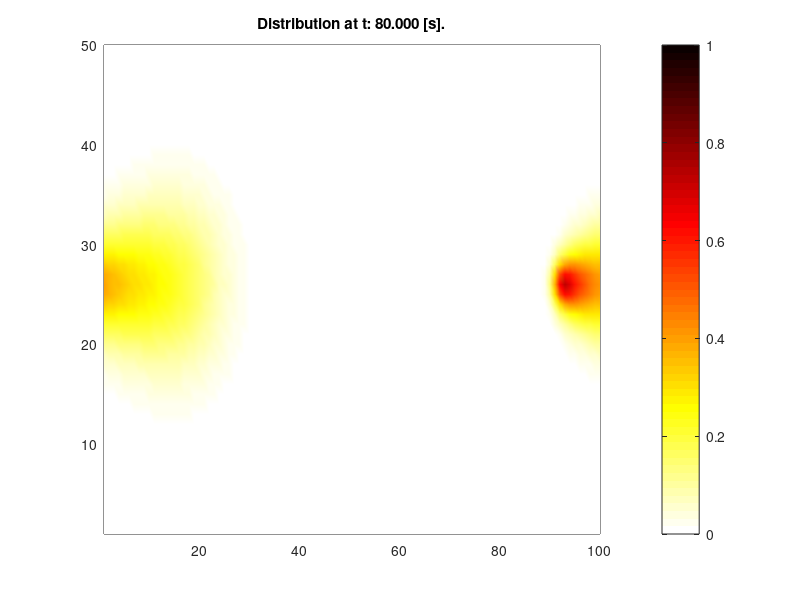

This figure's MATLAB source:
% Paramteros
D = 0.0001; % m^2/s
L_x = 2; % m
L_y = 1; % m
dx = 0.02; % m
dy = 0.02; % m
time = 80; % seconds
u_x = 0.007; % m/s
v_y = 0.00; % m/s

N_x = round(L_x / dx); % Number of nodes in x
N_y = round(L_y / dy); % Number of nodes in y

dt = min(dx^2 / (4 * D), dy^2 / (4 * D)); % s
t_nodes = floor(time / dt);

% Initialize the contaminant concentration
[X, Y] = meshgrid((0:N_x-1) * dx, (0:N_y-1) * dy);

  u_0 = exp(-1000 * ((X - L_x / 1.1).^2 + (Y - L_y /2).^2))';
u = u_0;

% Visualization
figure;
h = pcolor(u');
shading interp;
colormap(flipud(hot));
colorbar;
caxis([0 1]);
title('Distribution at t: 0.000 [s].');
pause(0.01);

% Simulation parameters
a = D * (dt / dx^2);
b = D * (dt / dy^2);
p = u_x * (dt / dx);
q = v_y * (dt / dy);

% Simulation loop
counter = 0;

for t = 1:t_nodes
    u_next = zeros(size(u));
    
    % Periodic boundary conditions
    for i = 1:N_x
        for j = 1:N_y
            ip = mod(i, N_x) + 1;
            im = mod(i - 2, N_x) + 1;
            jp = mod(j, N_y) + 1;
            jm = mod(j - 2, N_y) + 1;
            %TIPO 9 
            u_next(i, j) = u(i, j) * (1 - 2*a - 2*b) ...
                + u(ip, j) * (a - p/2) + u(im, j) * (a + p/2) ...
                + u(i, jp) * (b - q/2) + u(i, jm) * (b + q/2);
        end
    end
    
    % Inyectando sustancia
    u = u_next + u_0/6 ;

    counter = counter + dt;

    disp(['t: ', num2str(counter, '%.3f'), ' [s], Average concentration: ', num2str(mean(u(:)), '%.10f'), ' mol/kg^3']);

    % Update plot
    set(h, 'CData', u');
    title(['Distribution at t: ', num2str(counter, '%.3f'), ' [s].']);
    pause(0.1);
end
